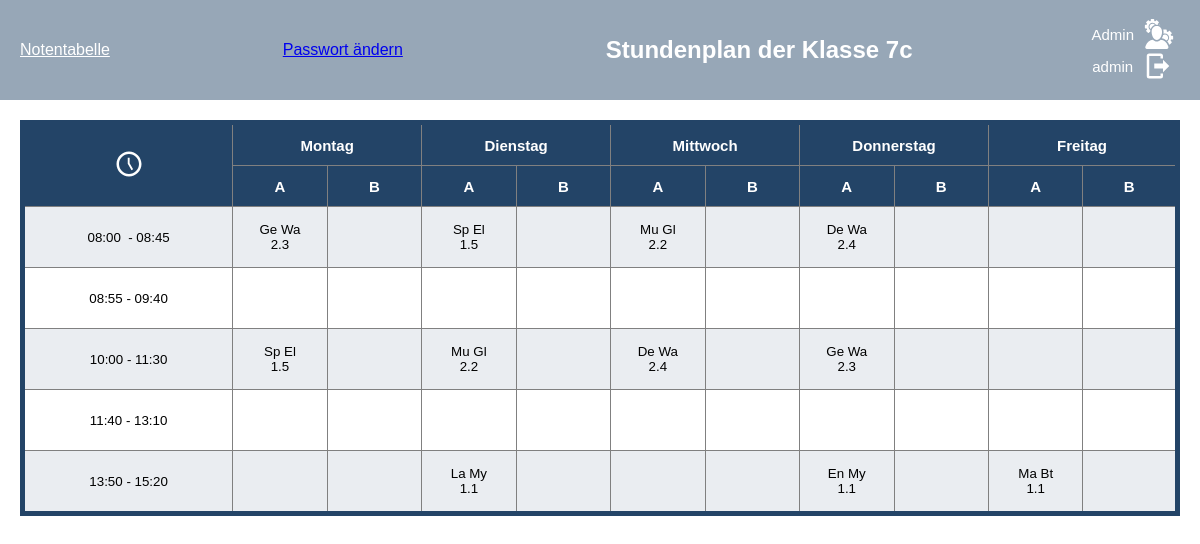
Screenshot of /schedule/7c/ (signed in) with the database file from the repository.
### stundenplan/models.py (models this page shows, shortened)
class Subject(models.Model):
    abkuerzung = models.CharField(max_length=10, unique=True)
    name = models.CharField(max_length=100, unique=True)
    grade = models.ManyToManyField(Grade, through='Subject_Grade')
    class Meta:
        verbose_name = 'Fach'
        verbose_name_plural = 'Fächer'
    pass

class Teacher(models.Model):
    first_name = models.CharField(max_length=30)
    last_name = models.CharField(max_length=30)
    short_name = models.CharField(max_length=3)
    subjects = models.ManyToManyField(Subject)
    class Meta:
        verbose_name = 'Lehrer'
        verbose_name_plural = 'Lehrer'
    pass

class Room(models.Model):
    room_number = models.CharField(max_length=30, unique=True)
    faecher = models.ManyToManyField(Subject)
    class Meta:
        verbose_name = 'Raum'
        verbose_name_plural = 'Räume'
    def __str__(self):
        return f"{self.room_number}"

### stundenplan/views.py (the view)
# urls.py: path('', index_view, name='index_view'),
@login_required
def index_view(request, bezeichnung):
    user = request.user
    if request.user.is_superuser or request.user.profile.klasse.bezeichnung == bezeichnung:
        context = get_plan(user, bezeichnung)
        return render(request, 'index.html', context)
    else:
        return render(request, '404.html')

### stundenplan/get_plan.py (called while the page is built)
def custom_subject_filter(klasse, lesson_number, weekday, week_choice):
    week_instance = Week.objects.get(week_choice=week_choice)
    lesson = Lesson.objects.filter(
        klasse=klasse,
        lesson_number=lesson_number,
        weekday=weekday,
        week_choice=week_instance,
    ).first()
    return lesson.subject.abkuerzung if lesson else ""

def custom_teacher_filter(klasse, lesson_number, weekday, week_choice):
    week_instance = Week.objects.get(week_choice=week_choice)
    lesson = Lesson.objects.filter(
        klasse=klasse,
        lesson_number=lesson_number,
        weekday=weekday,
        week_choice=week_instance,
    ).first()
    return lesson.teacher.short_name if lesson else ""

def custom_room_filter(klasse, lesson_number, weekday, week_choice):
    week_instance = Week.objects.get(week_choice=week_choice)
    lesson = Lesson.objects.filter(
        klasse=klasse,
        lesson_number=lesson_number,
        weekday=weekday,
        week_choice=week_instance,
    ).first()
    return lesson.room_number if lesson else ""

def set_username(user):
    if user.first_name and user.last_name:
        username = user.first_name + " " + user.last_name
    else:
        username = user.username
    return username

### templates/index.html (shortened to what this page needs)
<!DOCTYPE html>
<html lang="de">
<head>
    {% load static %}
    <link rel="stylesheet" type="text/css" href="{% static 'index.css' %}">
</head>
<body>
    <div class="header">
        <a class="notentabell-view" href="{% url 'index_view' %}">Notentabelle</a>
        <a href="{% url 'change_password' %}">Passwort ändern</a>
        <h1 class="header-heading">Stundenplan der Klasse {{klassenname}}</h1>
        <div class="logout-container" >
            {% if user.is_superuser %}
                <form method="post" action="{% url 'admin:index' %}">
                    <button type="submit" class="logout-button">
                        <a>Admin</a>
                    </button>
                </form>
            {% endif %}
            <form method="post" action="{% url 'logout' %}">
                <button type="submit" class="logout-button">
                    <div>{{username}}</div>
                    <svg class="logout" xmlns="http://www.w3.org/2000/svg" viewBox="0 0 24 24"><path d="M16,17V14H9V10H16V7L21,12L16,17M14,2A2,2 0 0,1 16,4V6H14V4H5V20H14V18H16V20A2,2 0 0,1 14,22H5A2,2 0 0,1 3,20V4A2,2 0 0,1 5,2H14Z" /></svg>
                </button>
            </form>
        </div>
    </div>
    <div class="content">
        <table class="table table-striped table-bordered table-hover doFixed">
            <thead>
                <tr class="darkrow">
                    <th rowspan="2"><svg class="clock" xmlns="http://www.w3.org/2000/svg" viewBox="0 0 24 24"><path d="M12 20C16.4 20 20 16.4 20 12S16.4 4 12 4 4 7.6 4 12 7.6 20 12 20M12 2C17.5 2 22 6.5 22 12S17.5 22 12 22C6.5 22 2 17.5 2 12C2 6.5 6.5 2 12 2M15.3 16.2L14 17L11 11.8V7H12.5V11.4L15.3 16.2Z" /></svg></th>
                    <th colspan="2">Montag</th>
                    <th colspan="2">Dienstag</th>
                    <th colspan="2">Mittwoch</th>
                    <th colspan="2">Donnerstag</th>
                    <th colspan="2">Freitag</th>
                </tr>
                <tr class="darkrow">
                    <th>A</th>
                    <th>B</th>
                    <th>A</th>
                    <th>B</th>
                    <th>A</th>
                    <th>B</th>
                    <th>A</th>
                    <th>B</th>
                    <th>A</th>
                    <th>B</th>
                </tr>
            </thead>
            <tbody>
                <tr class="darkrow 1.Stunde">
                    <td class="breack_word" data-label="Zeit">08:00 &nbsp- 08:45</td>
                    <td data-label="Montag A" colspan="1">{{monA1}}&nbsp;{{monA1Name}}<br>{{monA1Nr}}</td>
                    <td data-label="Montag B" colspan="1">{{monB1}}&nbsp;{{monB1Name}}<br>{{monB1Nr}}</td>
                    <td data-label="Dienstag A" colspan="1">{{tueA1}}&nbsp;{{tueA1Name}}<br>{{tueA1Nr}}</td>
                    <td data-label="Dienstag B" colspan="1">{{tueB1}}&nbsp;{{tueB1Name}}<br>{{tueB1Nr}}</td>
                    <td data-label="Mittwoch A" colspan="1">{{wedA1}}&nbsp;{{wedA1Name}}<br>{{wedA1Nr}}</td>
                    <td data-label="Mittwoch B" colspan="1">{{wedB1}}&nbsp;{{wedB1Name}}<br>{{wedB1Nr}}</td>
                    <td data-label="Donnerstag A" colspan="1">{{thuA1}}&nbsp;{{thuA1Name}}<br>{{thuA1Nr}}</td>
                    <td data-label="Donnerstag B" colspan="1">{{thuB1}}&nbsp;{{thuB1Name}}<br>{{thuB1Nr}}</td>
                    <td data-label="Freitag A" colspan="1">{{friA1}}&nbsp;{{friA1Name}}<br>{{friA1Nr}}</td>
                    <td data-label="Freitag B" colspan="1">{{friB1}}&nbsp;{{friB1Name}}<br>{{friB1Nr}}</td>
                </tr>
                <tr class="2.Stunde">
                    <td data-label="Zeit">08:55 - 09:40</td>
                    <td data-label="Montag A" colspan="1">{{monA2}}&nbsp;{{monA2Name}}<br>{{monA2Nr}}</td>
                    <td data-label="Montag B" colspan="1">{{monB2}}&nbsp;{{monB2Name}}<br>{{monB2Nr}}</td>
                    <td data-label="Dienstag A" colspan="1">{{tueA2}}&nbsp;{{tueA2Name}}<br>{{tueA2Nr}}</td>
                    <td data-label="Dienstag B" colspan="1">{{tueB2}}&nbsp;{{tueB2Name}}<br>{{tueB2Nr}}</td>
                    <td data-label="Mittwoch A" colspan="1">{{wedA2}}&nbsp;{{wedA2Name}}<br>{{wedA2Nr}}</td>
                    <td data-label="Mittwoch B" colspan="1">{{wedB2}}&nbsp;{{wedB2Name}}<br>{{wedB2Nr}}</td>
                    <td data-label="Donnerstag A" colspan="1">{{thuA2}}&nbsp;{{thuA2Name}}<br>{{thuA2Nr}}</td>
                    <td data-label="Donnerstag B" colspan="1">{{thuB2}}&nbsp;{{thuB2Name}}<br>{{thuB2Nr}}</td>
                    <td data-label="Freitag A" colspan="1">{{friA2}}&nbsp;{{friA2Name}}<br>{{friA2Nr}}</td>
                    <td data-label="Freitag B" colspan="1">{{friB2}}&nbsp;{{friB2Name}}<br>{{friB2Nr}}</td>
                </tr>
                <tr class="darkrow 3./4. Stunde">
                    <td data-label="Zeit">10:00 - 11:30</td>
                    <td data-label="Montag A" colspan="1">{{monA3_4}}&nbsp;{{monA3_4Name}}<br>{{monA3_4Nr}}</td>
                    <td data-label="Montag B" colspan="1">{{monB3_4}}&nbsp;{{monB3_4Name}}<br>{{monB3_4Nr}}</td>
                    <td data-label="Dienstag A" colspan="1">{{tueA3_4}}&nbsp;{{tueA3_4Name}}<br>{{tueA3_4Nr}}</td>
                    <td data-label="Dienstag B" colspan="1">{{tueB3_4}}&nbsp;{{tueB3_4Name}}<br>{{tueB3_4Nr}}</td>
                    <td data-label="Mittwoch A" colspan="1">{{wedA3_4}}&nbsp;{{wedA3_4Name}}<br>{{wedA3_4Nr}}</td>
                    <td data-label="Mittwoch B" colspan="1">{{wedB3_4}}&nbsp;{{wedB3_4Name}}<br>{{wedB3_4Nr}}</td>
                    <td data-label="Donnerstag A" colspan="1">{{thuA3_4}}&nbsp;{{thuA3_4Name}}<br>{{thuA3_4Nr}}</td>
                    <td data-label="Donnerstag B" colspan="1">{{thuB3_4}}&nbsp;{{thuB3_4Name}}<br>{{thuB3_4Nr}}</td>
                    <td data-label="Freitag A" colspan="1">{{friA3_4}}&nbsp;{{friA3_4Name}}<br>{{friA3_4Nr}}</td>
                    <td data-label="Freitag B" colspan="1">{{friB3_4}}&nbsp;{{friB3_4Name}}<br>{{friB3_4Nr}}</td>
                </tr>
                <tr class="5./6. Stunde">
                    <td data-label="Zeit">11:40 - 13:10</td>
                    <td data-label="Montag A" colspan="1">{{monA5_6}}&nbsp;{{monA5_6Name}}<br>{{monA5_6Nr}}</td>
                    <td data-label="Montag B" colspan="1">{{monB5_6}}&nbsp;{{monB5_6Name}}<br>{{monB5_6Nr}}</td>
                    <td data-label="Dienstag A" colspan="1">{{tueA5_6}}&nbsp;{{tueA5_6Name}}<br>{{tueA5_6Nr}}</td>
                    <td data-label="Dienstag B" colspan="1">{{tueB5_6}}&nbsp;{{tueB5_6Name}}<br>{{tueB5_6Nr}}</td>
                    <td data-label="Mittwoch A" colspan="1">{{wedA5_6}}&nbsp;{{wedA5_6Name}}<br>{{wedA5_6Nr}}</td>
                    <td data-label="Mittwoch B" colspan="1">{{wedB5_6}}&nbsp;{{wedB5_6Name}}<br>{{wedB5_6Nr}}</td>
                    <td data-label="Donnerstag A" colspan="1">{{thuA5_6}}&nbsp;{{thuA5_6Name}}<br>{{thuA5_6Nr}}</td>
                    <td data-label="Donnerstag B" colspan="1">{{thuB5_6}}&nbsp;{{thuB5_6Name}}<br>{{thuB5_6Nr}}</td>
                    <td data-label="Freitag A" colspan="1">{{friA5_6}}&nbsp;{{friA5_6Name}}<br>{{friA5_6Nr}}</td>
                    <td data-label="Freitag B" colspan="1">{{friB5_6}}&nbsp;{{friB5_6Name}}<br>{{friB5_6Nr}}</td>
                </tr>
                <tr class="darkrow 7./8. Stunde">
                    <td data-label="Zeit">13:50 - 15:20</td>
                    <td data-label="Montag A" colspan="1">{{monA7_8}}&nbsp;{{monA7_8Name}}<br>{{monA7_8Nr}}</td>
                    <td data-label="Montag B" colspan="1">{{monB7_8}}&nbsp;{{monB7_8Name}}<br>{{monB7_8Nr}}</td>
                    <td data-label="Dienstag A" colspan="1">{{tueA7_8}}&nbsp;{{tueA7_8Name}}<br>{{tueA7_8Nr}}</td>
                    <td data-label="Dienstag B" colspan="1">{{tueB7_8}}&nbsp;{{tueB7_8Name}}<br>{{tueB7_8Nr}}</td>
                    <td data-label="Mittwoch A" colspan="1">{{wedA7_8}}&nbsp;{{wedA7_8Name}}<br>{{wedA7_8Nr}}</td>
                    <td data-label="Mittwoch B" colspan="1">{{wedB7_8}}&nbsp;{{wedB7_8Name}}<br>{{wedB7_8Nr}}</td>
                    <td data-label="Donnerstag A" colspan="1">{{thuA7_8}}&nbsp;{{thuA7_8Name}}<br>{{thuA7_8Nr}}</td>
                    <td data-label="Donnerstag B" colspan="1">{{thuB7_8}}&nbsp;{{thuB7_8Name}}<br>{{thuB7_8Nr}}</td>
                    <td data-label="Freitag A" colspan="1">{{friA7_8}}&nbsp;{{friA7_8Name}}<br>{{friA7_8Nr}}</td>
                    <td data-label="Freitag B" colspan="1">{{friB7_8}}&nbsp;{{friB7_8Name}}<br>{{friB7_8Nr}}</td>
                </tr>
            </tbody>
        </table>
    </div>
</body>
</html>

### static/index.css (style rules this page uses)
:root { --background-color: #ffffff; --second-background-color: #E5E1DA; --darkrow: #23456718; --dark-accent: rgb(35,68,103); --ligth-accent: #b1dae7; --dark-font: #27374D; --ligth-font: white; }
body { display: flex; justify-content: center; align-items: center; flex-direction: column; font-family: Arial, Helvetica, sans-serif; background-color: var(--background-color); margin: 0; padding: 0; }
.header { position: fixed; background-color: #97a7b7; width: 100%; left: 0; top: 0; color: var(--ligth-font); display: flex; align-items: center; justify-content: space-between; height: 100px; padding: 0 20px; box-sizing: border-box; }
.header-heading { padding-left: 30px; font-size: 1.5rem; }
.logout-container { display: flex; align-items: center; flex-direction: column; }
.logout { height: 30px; width: 30px; fill: var(--ligth-font); }
.logout-button { background-color: transparent; color: var(--ligth-font); border: none; font-size: 15px; cursor: pointer; display: flex; align-items: center; gap: 10px; }
.content { margin-top: 100px; width: 100%; overflow-x: auto; padding: 20px; box-sizing: border-box; }
table { table-layout: fixed; width: 100%; max-width: 1200px; margin: 0 auto; border-collapse: collapse; border: var(--dark-accent) solid 5px; }
th, td { width: 10%; height: 50px; text-align: center; vertical-align: middle; font-size: 10pt; padding: 5px; border: 1px solid gray; word-wrap: break-word; overflow-wrap: break-word; }
th { background-color: var(--dark-accent); color: var(--ligth-font); font-size: 15px !important; height: 30px !important; }
th:last-child, td:last-child { width: 10% !important; }
tbody tr { height: 50px; }
.darkrow { background-color: var(--darkrow); }
.clock { height: 30px; width: auto; color: var(--ligth-font); fill: var(--ligth-font); }
.notentabell-view { color: var(--ligth-font); text-decoration: underline; cursor: pointer; }

### rows the page displays
Subject: abkuerzung "Ge"
Teacher: short_name "Wa"
Room: room_number "2.3"
Subject: abkuerzung "Sp"
Teacher: short_name "El"
Room: room_number "1.5"
Subject: abkuerzung "Mu"
Teacher: short_name "Gl"
Room: room_number "2.2"
Subject: abkuerzung "De"
Room: room_number "2.4"
Subject: abkuerzung "La"
Teacher: short_name "My"
Room: room_number "1.1"
Subject: abkuerzung "En"
Subject: abkuerzung "Ma"
Teacher: short_name "Bt"

### other values shown
{{ klassenname }} "7c"
{{ username }} "admin"
